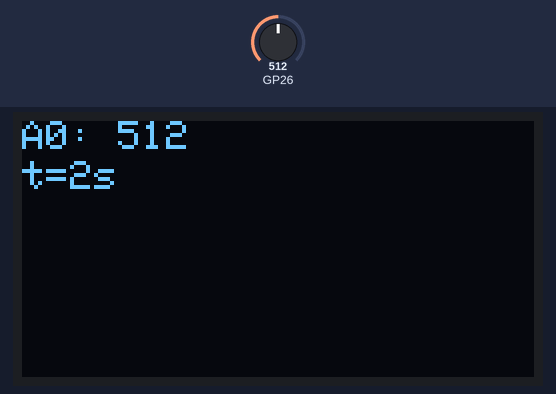
The sketch below on a simulated Raspberry Pi Pico. Shown: 128×64 one-colour display. The inputs (shaded band) are chosen by the test bench; at power-on: GP26 = 512.

Above: at 2.6 s.
2.7 s: GP26 set to 716
At 4.8 s:
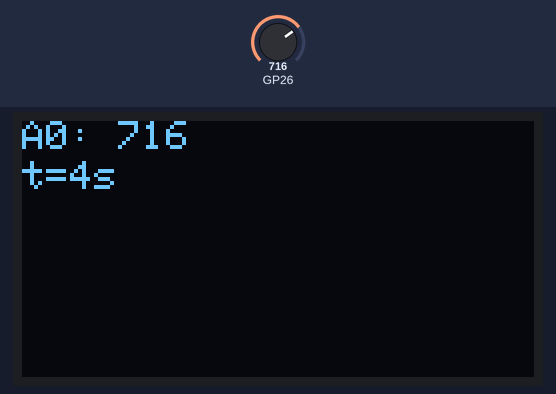
5.7 s: GP26 set to 900
At 6.8 s:
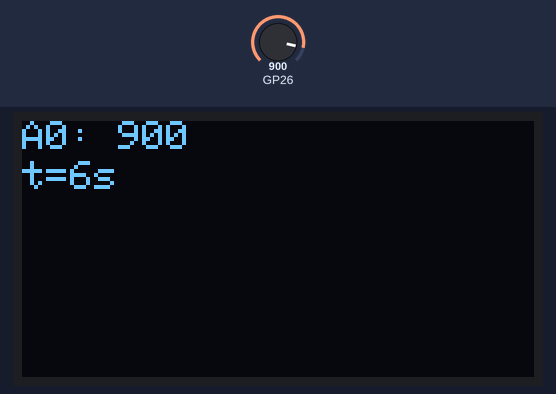
7.5 s: GP26 set to 1023
At 8.8 s:
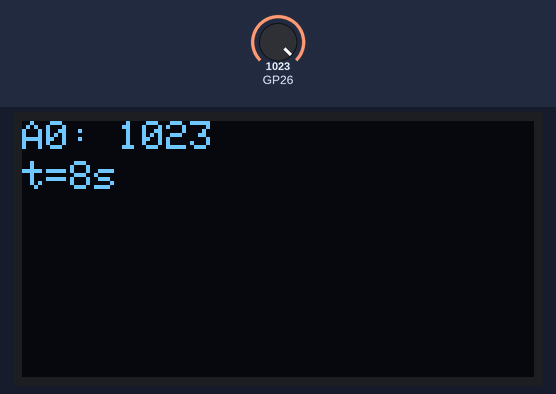
Timing chart, 0 to 10.5 s (numbered marks = the images above; inputs shaded):
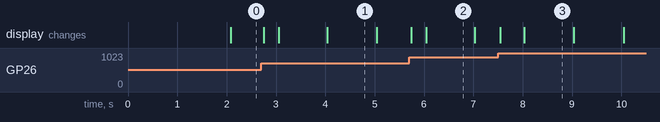

The sketch:

display_oled_331.ino
```cpp
// snippet: display_oled_331
// tags: adafruit_gfx, adafruit_ssd1306
// boards: avr, esp32, megaavr, nano33iot, romi32u4, rp2040
// library: Adafruit_GFX, Adafruit_SSD1306
// description: Show a startup splash "Grease v2" for 2 seconds on the SSD1306 128×64 OLED, then switch to a live…
// prompts: startup, splash, "grease, seconds, ssd1306, 128×64
// verified: compile-only
// source: kd-generated (id 331)
// exact-include: Wire.h, Adafruit_GFX.h, Adafruit_SSD1306.h

#include <Wire.h>
#include <Adafruit_GFX.h>
#include <Adafruit_SSD1306.h>

#define SCREEN_WIDTH 128 // OLED display width, in pixels
#define SCREEN_HEIGHT 64 // OLED display height, in pixels

// Declaration for an SSD1306 display connected to I2C (SDA, SCL pins)
Adafruit_SSD1306 display(SCREEN_WIDTH, SCREEN_HEIGHT, &Wire, -1);

unsigned long splashStart = 0;
const unsigned long SPLASH_DURATION = 2000; // 2 seconds

void setup() {
  if (!display.begin(SSD1306_SWITCHCAPVCC, 0x3C)) {
    Serial.println(F("SSD1306 allocation failed"));
    for(;;);
  }
  display.clearDisplay();  // SSD1306: clear the framebuffer (push with display())
  display.setTextSize(2);
  display.setTextColor(SSD1306_WHITE);
  display.setCursor(0, 0);
  display.println("Grease v2");
  display.display();  // SSD1306: push the framebuffer to the screen
  splashStart = millis();
}

void loop() {
  unsigned long now = millis();
  if (now - splashStart < SPLASH_DURATION) {
    // Splash screen is still active
  } else {
    // Switch to live display
    display.clearDisplay();  // SSD1306: clear the framebuffer (push with display())
    display.setTextSize(1);
    display.setTextColor(SSD1306_WHITE);
    display.setCursor(0, 0);
    display.print("A0: ");
    display.print(analogRead(A0));
    display.setCursor(0, 10);
    display.print("t=");
    display.print(now / 1000);
    display.print("s");
    display.display();  // SSD1306: push the framebuffer to the screen
  }
}
```

Measured:
- what the display in image 1 shows lasts 1.0 s, from 4.0 s to 5.0 s
